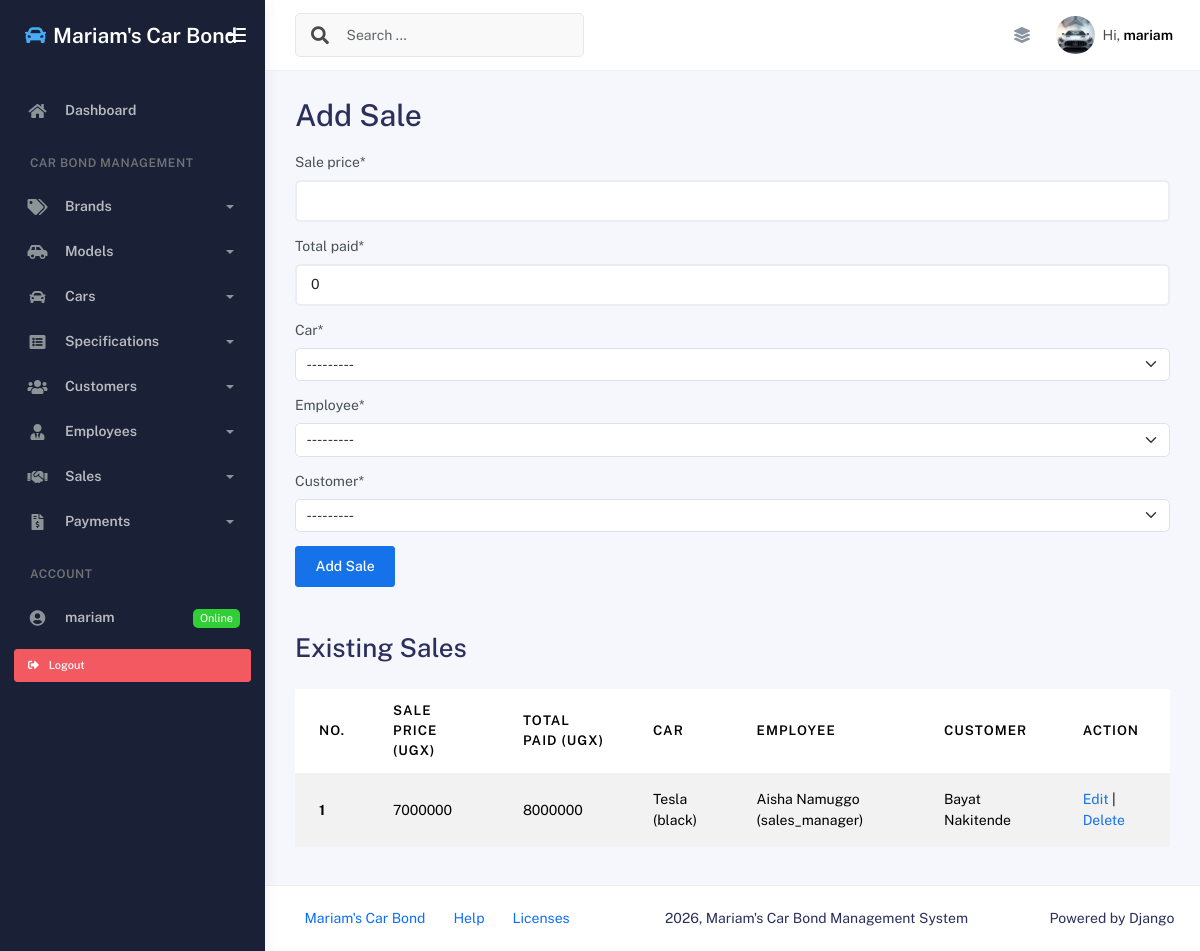
The app's page /add_sale/ (signed in) with its own data.
### App/models.py (models this page shows, shortened)
class Sale(models.Model):
    sale_price = models.DecimalField(max_digits=12, decimal_places=2)
    total_paid = models.DecimalField(max_digits=12, decimal_places=2, default=0)
    car = models.ForeignKey(Car, on_delete=models.CASCADE)
    employee = models.ForeignKey(Employee, on_delete=models.CASCADE)
    customer = models.ForeignKey(Customer, on_delete=models.CASCADE)

class Car(models.Model):
    TYPE_OPTIONS = [
        ('S','SUV'),
        ('H','Hatchback'),
        ('P','Pickup')
    ]
    STATUS_OPTIONS = [
        ('A','Available'),
        ('S','Sold'),
        ('R','Reserved')
    ]
    ENGINE_TYPE=[
        ('E','Electric'),
        ('H','Hybrid'),
        ('D','Diesel'),
        ('P','Petrol')
    ]
    SERVICE_INTERVALS = {'S': 10000, 'H': 10000, 'P': 15000}
    model = models.CharField(max_length=50)
    color = models.CharField(max_length=30)
    status = models.CharField(max_length=2, choices=STATUS_OPTIONS)
    mileage = models.PositiveIntegerField()
    price = models.DecimalField(max_digits=12, decimal_places=2)
    car_type = models.CharField(max_length=2, choices=TYPE_OPTIONS)
    engine_type = models.CharField(max_length=30,choices=ENGINE_TYPE)
    capacity = models.PositiveIntegerField(help_text="Number of seats")
    def __str__(self):
        return f"{self.model} ({self.color})"

class Employee(models.Model):
    GENDER_OPTIONS = [
        ('M','Male'),
        ('F','Female')
    ]
    first_name = models.CharField(max_length=20)
    last_name = models.CharField(max_length=20)
    contact = models.CharField(max_length=15)
    role = models.CharField(max_length=30)
    gender = models.CharField(max_length=2, choices=GENDER_OPTIONS)
    birth_year = models.PositiveIntegerField(help_text="Used to calculate age")
    hire_date = models.DateField(auto_now=False)
    @property
    def age(self):
        return date.today().year - self.birth_year
    def __str__(self):
        return f"{self.first_name} {self.last_name} ({self.role})"

class Customer(models.Model):
    GENDER_OPTIONS = [
        ('M','Male'),
        ('F','Female')
    ]
    first_name = models.CharField(max_length=20)
    last_name = models.CharField(max_length=20)
    contact = models.CharField(max_length=15)
    address = models.CharField(max_length=100)
    gender = models.CharField(max_length=2, choices=GENDER_OPTIONS)
    def __str__(self):
        return f"{self.first_name} {self.last_name}"

### App/views.py (the view)
# urls.py: path('add_sale/', add_sale_view, name='add_sale_page'),
@login_required
def add_sale_view(req):
    message = None
    if req.method == "POST":
        sale_form = SaleForm(req.POST)
        if sale_form.is_valid():
            sale_form.save()
            message = "Sale Added Successfully"
            sale_form = SaleForm()
    else:
        sale_form = SaleForm()
    sales = Sale.objects.select_related('car', 'employee', 'customer').all()
    context = {'form': sale_form,
    'msg':message, 'sales':sales}
    return render(req, "add_sale.html", context)

### App/forms.py
class SaleForm(DjangoModelForm):
    class Meta:
        model = Sale
        fields = '__all__'

### App/templates/add_sale.html (shortened to what this page needs)
{% extends 'base.html' %}
{% load crispy_forms_tags %}
{% block content %}
    <h1>Add Sale</h1>
    <form method="POST" class="mt-3 mb-5">
        {{ form|crispy }}
        <input type="submit" value="Add Sale" class="btn btn-primary">
    </form>
    <h2>Existing Sales</h2>
    <div class="table-responsive">
    <table class="table table-striped mt-3">
        <thead>
            <tr>
                <th scope="col">No.</th>
                <th scope="col">Sale Price (UGX)</th>
                <th scope="col">Total Paid (UGX)</th>
                <th scope="col">Car</th>
                <th scope="col">Employee</th>
                <th scope="col">Customer</th>
                <th scope="col">Action</th>
            </tr>
        </thead>
        <tbody>
            {% for sale in sales %}
            <tr>
                <th scope="row">{{ sale.id }}</th>
                <td>{{ sale.sale_price|floatformat:0 }}</td>
                <td>{{ sale.total_paid|floatformat:0 }}</td>
                <td>{{ sale.car }}</td>
                <td>{{ sale.employee }}</td>
                <td>{{ sale.customer }}</td>
                <td>
                    <a href="{% url 'edit_sale_page' sale.id %}">Edit</a> |
                    <a href="{% url 'delete_sale_page' sale.id %}"
                       onclick="return confirm('Are you sure you want to delete this Sale?')">Delete</a>
                </td>
            </tr>
            {% empty %}
            <tr>
                <td colspan="7" class="text-center">No sales added yet.</td>
            </tr>
            {% endfor %}
        </tbody>
    </table>
    </div>
{% endblock content %}

### App/templates/base.html (shortened to what this page needs)
{% load static %}
<!DOCTYPE html>
<html lang="en">
<head>
    <link rel="stylesheet" href="{% static 'assets/css/bootstrap.min.css' %}" />
    <link rel="stylesheet" href="{% static 'assets/css/plugins.min.css' %}" />
    <link rel="stylesheet" href="{% static 'assets/css/kaiadmin.min.css' %}" />
</head>
<body>
    <div class="wrapper">
      <div class="sidebar" data-background-color="dark">
        <div class="sidebar-logo">
          <div class="logo-header" data-background-color="dark">
            <a href="{% url 'index_page' %}" class="logo text-white text-decoration-none d-flex align-items-center">
              <i class="fas fa-car text-info me-2 fs-4"></i>
              <span class="fw-bold fs-4 text-white">Mariam's Car Bond</span>
            </a>
            <div class="nav-toggle">
              <button class="btn btn-toggle toggle-sidebar">
                <i class="gg-menu-right"></i>
              </button>
            </div>
          </div>
        </div>
        <div class="sidebar-wrapper scrollbar scrollbar-inner">
          <div class="sidebar-content">
            <ul class="nav nav-secondary">
              <li class="nav-item">
                <a href="{% url 'index_page' %}">
                  <i class="fas fa-home"></i>
                  <p>Dashboard</p>
                </a>
              </li>
              <li class="nav-section">
                <h4 class="text-section">Car Bond Management</h4>
              </li>
              <li class="nav-item">
                <a data-bs-toggle="collapse" href="#brandsMenu">
                  <i class="fas fa-tags"></i>
                  <p>Brands</p>
                  <span class="caret"></span>
                </a>
              </li>
              <li class="nav-item">
                <a data-bs-toggle="collapse" href="#modelsMenu">
                  <i class="fas fa-car-side"></i>
                  <p>Models</p>
                  <span class="caret"></span>
                </a>
              </li>
              <li class="nav-item">
                <a data-bs-toggle="collapse" href="#carsMenu">
                  <i class="fas fa-car"></i>
                  <p>Cars</p>
                  <span class="caret"></span>
                </a>
              </li>
              <li class="nav-item">
                <a data-bs-toggle="collapse" href="#specsMenu">
                  <i class="fas fa-list-alt"></i>
                  <p>Specifications</p>
                  <span class="caret"></span>
                </a>
              </li>
              <li class="nav-item">
                <a data-bs-toggle="collapse" href="#customersMenu">
                  <i class="fas fa-users"></i>
                  <p>Customers</p>
                  <span class="caret"></span>
                </a>
              </li>
              <li class="nav-item">
                <a data-bs-toggle="collapse" href="#employeesMenu">
                  <i class="fas fa-user-tie"></i>
                  <p>Employees</p>
                  <span class="caret"></span>
                </a>
              </li>
              <li class="nav-item">
                <a data-bs-toggle="collapse" href="#salesMenu">
                  <i class="fas fa-handshake"></i>
                  <p>Sales</p>
                  <span class="caret"></span>
                </a>
              </li>
              <li class="nav-item">
                <a data-bs-toggle="collapse" href="#paymentsMenu">
                  <i class="fas fa-file-invoice-dollar"></i>
                  <p>Payments</p>
                  <span class="caret"></span>
                </a>
              </li>
              <li class="nav-section">
                <h4 class="text-section">Account</h4>
              </li>
              {% if user.is_authenticated %}
                <li class="nav-item">
                  <a href="#">
                    <i class="fas fa-user-circle"></i>
                    <p>{{ user.username }}</p>
                    <span class="badge badge-success">Online</span>
                  </a>
                </li>
                <li class="nav-item px-3 py-2">
                  <form method="POST" action="{% url 'logout' %}">
                    <button type="submit" class="btn btn-danger btn-sm w-100 text-start">
                      <i class="fas fa-sign-out-alt me-2"></i> Logout
                    </button>
                  </form>
                </li>
              {% endif %}
            </ul>
          </div>
        </div>
      </div>
      <div class="main-panel">
        <div class="main-header">
          <nav
            class="navbar navbar-header navbar-header-transparent navbar-expand-lg border-bottom"
          >
            <div class="container-fluid">
              <nav
                class="navbar navbar-header-left navbar-expand-lg navbar-form nav-search p-0 d-none d-lg-flex"
              >
                <div class="input-group">
                  <div class="input-group-prepend">
                    <button type="submit" class="btn btn-search pe-1">
                      <i class="fa fa-search search-icon"></i>
                    </button>
                  </div>
                  <input
                    type="text"
                    placeholder="Search ..."
                    class="form-control"
                  />
                </div>
              </nav>
              <ul class="navbar-nav topbar-nav ms-md-auto align-items-center">
                <li class="nav-item topbar-icon dropdown hidden-caret">
                  <a
                    class="nav-link"
                    data-bs-toggle="dropdown"
                    href="#"
                    aria-expanded="false"
                  >
                    <i class="fas fa-layer-group"></i>
                  </a>
                </li>
                <li class="nav-item topbar-user dropdown hidden-caret">
                  <a
                    class="dropdown-toggle profile-pic"
                    data-bs-toggle="dropdown"
                    href="#"
                    aria-expanded="false"
                  >
                    <div class="avatar-sm">
                      <img
                        src="{% static 'assets/img/car.jpg.jpg' %}"
                        alt="Car profile image"
                        class="avatar-img rounded-circle"
                      />
                    </div>
                    <span class="profile-username">
                      <span class="op-7">Hi,</span>
                      <span class="fw-bold">{{ user.username|default:"Guest" }}</span>
                    </span>
                  </a>
                </li>
              </ul>
            </div>
          </nav>
        </div>
        <div class="container">
          <div class="page-inner">
            {% block content %}
            {% endblock content %}
          </div>
        </div>
        <footer class="footer">
          <div class="container-fluid d-flex justify-content-between">
            <nav class="pull-left">
              <ul class="nav">
                <li class="nav-item">
                  <a class="nav-link" href="{% url 'index_page' %}">
                    Mariam's Car Bond
                  </a>
                </li>
                <li class="nav-item">
                  <a class="nav-link" href="#"> Help </a>
                </li>
                <li class="nav-item">
                  <a class="nav-link" href="#"> Licenses </a>
                </li>
              </ul>
            </nav>
            <div class="copyright">
              2026, Mariam's Car Bond Management System
            </div>
            <div>
              Powered by Django
            </div>
          </div>
        </footer>
      </div>
    </div>
</body>
</html>

### records on screen
Sale: id "1", sale_price "7000000", total_paid "8000000", car "Tesla (black)", employee "Aisha Namuggo (sales_manager)", customer "Bayat Nakitende"

### other values on screen
{{ user.username }} "mariam"
{{ user.username|default:"Guest" }} "mariam"
